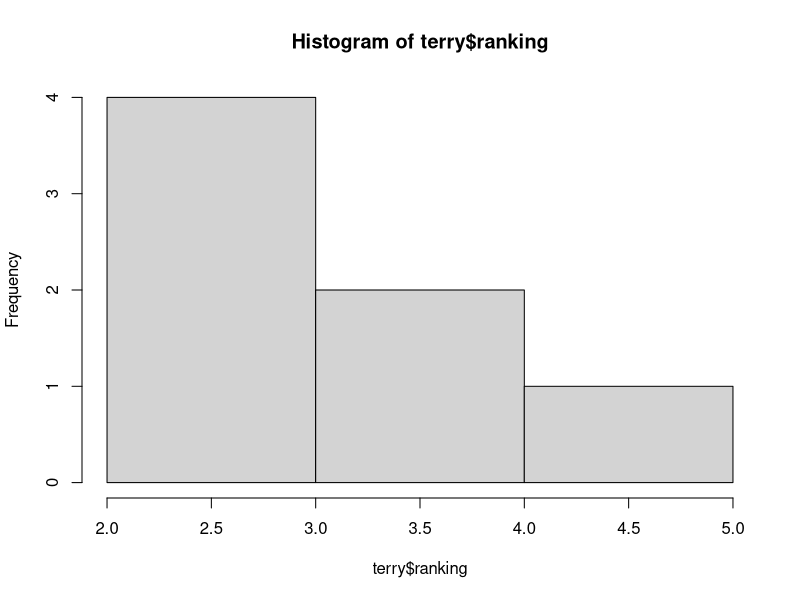

Generate this figure with R:
#4 Your data science profile.  
#  Enter your data science profile into R as a data frame with two columns.  
#  Call it your first name. The categories are computer programming, math, 
#  statistics, machine learning, domain expertise, communication and presentation skills,
#  and data visualization.  Your ranking for each the category 1 to 5, 
#  with 5 as best
#. 
#  Create a bar graph of your data science profile. 
#
categories = c("Prgmng", "Math","Stats","MachLearn","DomExp","Coms&Pres","DataVis")
ranking = c(5,4,4,3,3,2,3)
terry = data.frame(categories,ranking) # create the data.frame
terry  # display profile
hist(terry$ranking) # create histogram

